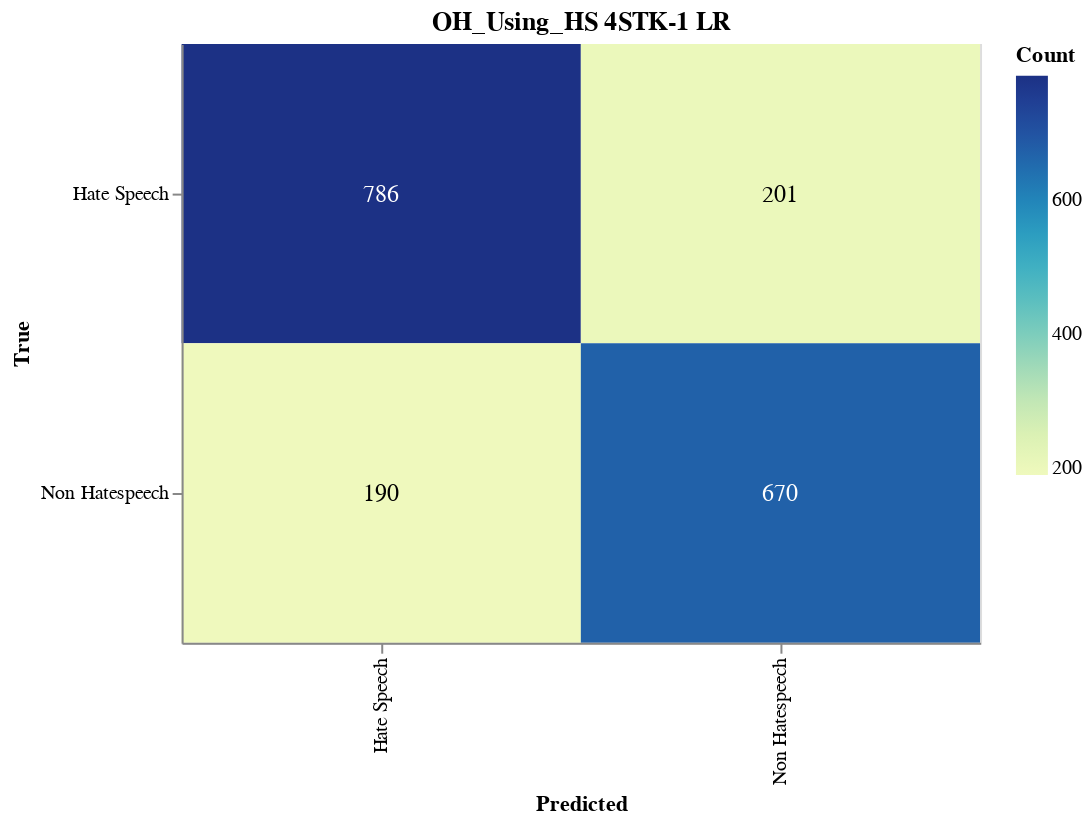

Source (notebook cell):
### Markdown cell above
#### Save CM

### Code cell
import altair as alt
import altair_saver
import pandas as pd
from sklearn.metrics import confusion_matrix

# Calculate the confusion matrix
cm = confusion_matrix(y_val, adjusted_predictions)

# Define class names
class_names = ['Hate Speech', 'Non Hatespeech']

# Convert confusion matrix to DataFrame
cm_df = pd.DataFrame(cm, index=class_names, columns=class_names).reset_index().melt(id_vars='index')
cm_df.columns = ['True', 'Predicted', 'Count']

# Ensure the order of categories
cm_df['True'] = pd.Categorical(cm_df['True'], categories=class_names, ordered=True)
cm_df['Predicted'] = pd.Categorical(cm_df['Predicted'], categories=class_names, ordered=True)

# Create the Altair plot
heatmap = alt.Chart(cm_df).mark_rect().encode(
    x=alt.X('Predicted:O', sort=class_names),
    y=alt.Y('True:O', sort=class_names),
    color='Count:Q',
    tooltip=['True', 'Predicted', 'Count']
).properties(
    width=400,
    height=300,
    title='OH_Using_HS 4STK-1 LR'
)

# Add text labels
text = heatmap.mark_text(
    align='center',
    baseline='middle',
    fontSize=12
).encode(
    text='Count:Q',
    color=alt.condition(
        alt.datum.Count > cm.max() / 2,
        alt.value('white'),
        alt.value('black')
    )
)

# Combine heatmap and text
final_chart = heatmap + text

# Display the plot
final_chart.show()

### Figure 1 — Vega-Lite specification as saved in the notebook (floating-point values rounded to 4 significant figures)
{"config": {"view": {"continuousWidth": 300, "continuousHeight": 300}}, "layer": [{"mark": {"type": "rect"}, "encoding": {"color": {"field": "Count", "type": "quantitative"}, "tooltip": [{"field": "True", "type": "ordinal"}, {"field": "Predicted", "type": "ordinal"}, {"field": "Count", "type": "quantitative"}], "x": {"field": "Predicted", "sort": ["Hate Speech", "Non Hatespeech"], "type": "ordinal"}, "y": {"field": "True", "sort": ["Hate Speech", "Non Hatespeech"], "type": "ordinal"}}, "title": "OH_Using_HS 4STK-1 LR"}, {"mark": {"type": "text", "align": "center", "baseline": "middle", "fontSize": 12}, "encoding": {"color": {"condition": {"test": "(datum.Count > 393.0)", "value": "white"}, "value": "black"}, "text": {"field": "Count", "type": "quantitative"}, "tooltip": [{"field": "True", "type": "ordinal"}, {"field": "Predicted", "type": "ordinal"}, {"field": "Count", "type": "quantitative"}], "x": {"field": "Predicted", "sort": ["Hate Speech", "Non Hatespeech"], "type": "ordinal"}, "y": {"field": "True", "sort": ["Hate Speech", "Non Hatespeech"], "type": "ordinal"}}, "title": "OH_Using_HS 4STK-1 LR"}], "data": {"name": "data-531943f676ef6bf5ef0494401569de72"}, "height": 300, "width": 400, "$schema": "https://vega.github.io/schema/vega-lite/v5.17.0.json", "datasets": {"data-531943f676ef6bf5ef0494401569de72": [{"True": "Hate Speech", "Predicted": "Hate Speech", "Count": 786}, {"True": "Non Hatespeech", "Predicted": "Hate Speech", "Count": 190}, {"True": "Hate Speech", "Predicted": "Non Hatespeech", "Count": 201}, {"True": "Non Hatespeech", "Predicted": "Non Hatespeech", "Count": 670}]}}
